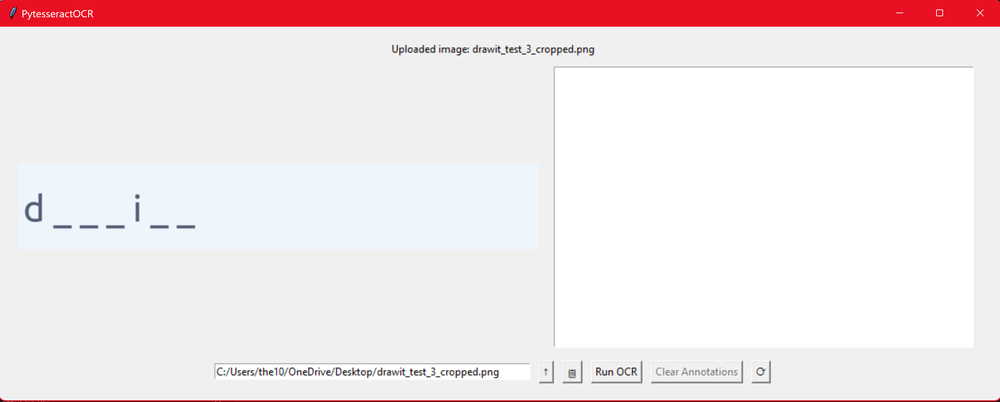
#> input picture feature_testing/prompt_ocr_testing/src/clipboard_image.png, 1000 x 402 px, shrunk from 2881 x 1159 before the run
$ python -i ocr_utils.py   (imports and definitions only)
#> lines starting #> are read from the running program, lines starting #| are printed output that depends on the picture; after the words box and inside, x2 and y2 are one past the last pixel; in counts of white or black regions, pixels touching at a corner belong together
import cv2
import numpy as np
import pytesseract
import os

def detect_underscores_and_letters(image_path):
    # Load the image
#> called with image_path = 'src/clipboard_image.png'
    image = cv2.imread(image_path)
#> image is the input picture: shape (402, 1000, 3); mean B, G, R 230.1, 228.1, 242.1
    if image is None:
        raise FileNotFoundError(f"Could not open or find the image: {image_path}")

    gray = cv2.cvtColor(image, cv2.COLOR_BGR2GRAY)
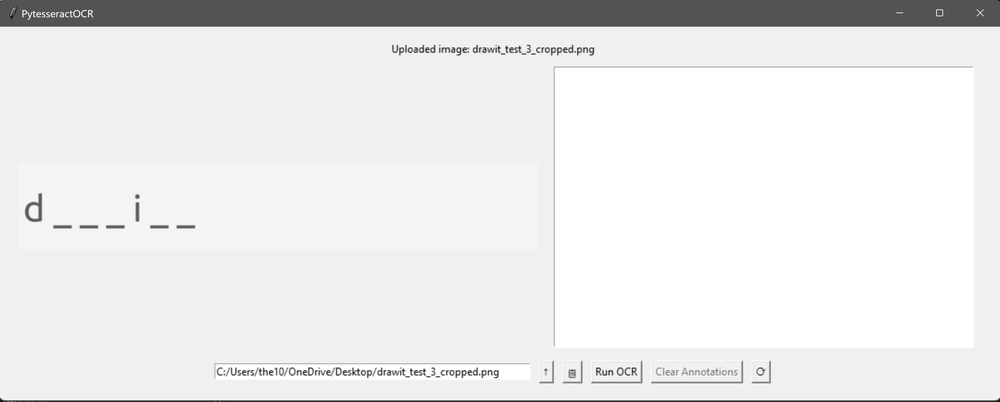
#> gray: shape (402, 1000); min 11, max 255, mean 232.6

    # Apply adaptive thresholding
    binary = cv2.adaptiveThreshold(gray, 255, cv2.ADAPTIVE_THRESH_GAUSSIAN_C,
                                   cv2.THRESH_BINARY_INV, 11, 2)
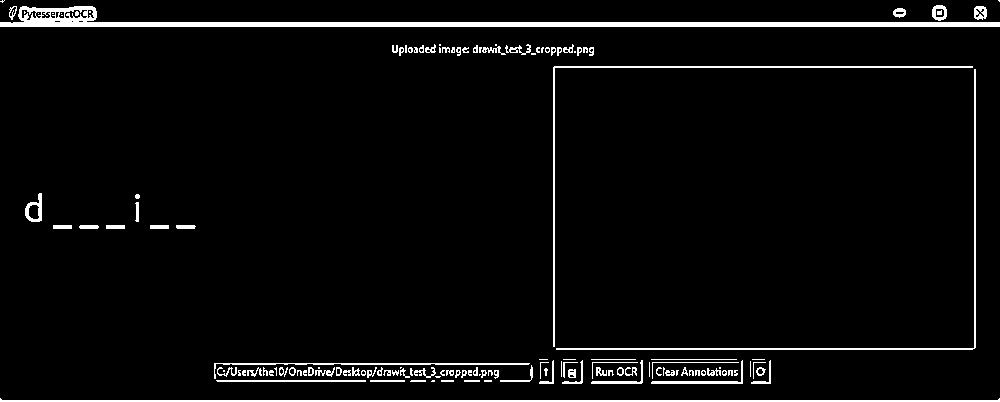
#> binary: shape (402, 1000); 4.2% white; 140 white regions (45 under 20 px), largest, box (x1, y1, x2, y2) and area: (0, 6, 1000, 27) 5804, (0, 398, 1000, 402) 2006, (553, 66, 973, 347) 1397

    # Dilate to combine close contours
    kernel = np.ones((2,2), np.uint8)
    binary = cv2.dilate(binary, kernel, iterations=1)
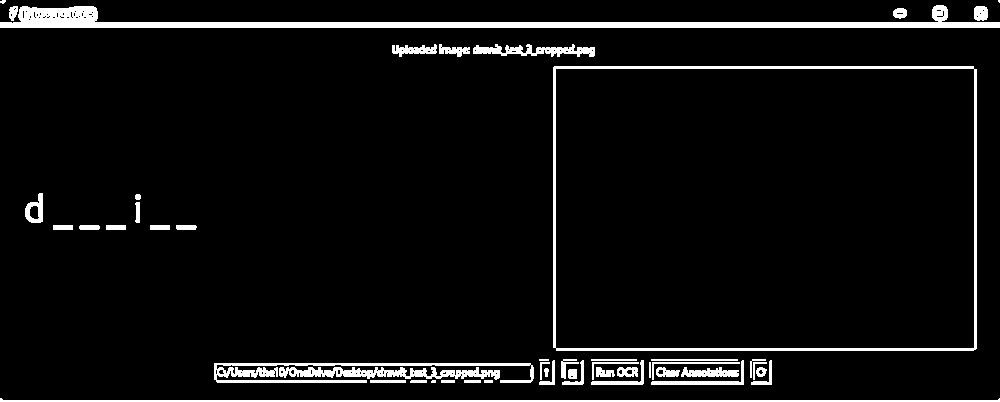
#> binary: shape (402, 1000); 5.8% white; 49 white regions (3 under 20 px)

    # Save the preprocessed image
    preprocessed_image_path = os.path.join(os.path.dirname(os.path.abspath(__file__)), 'src', 'preprocessed.png')
    cv2.imwrite(preprocessed_image_path, binary)

    # Find contours
    contours, _ = cv2.findContours(binary, cv2.RETR_EXTERNAL, cv2.CHAIN_APPROX_SIMPLE)
#> contours = 49 contours, 6 with area under 20; largest, box (x1, y1, x2, y2) and area: (553, 66, 977, 351) 120112, (0, 5, 1000, 28) 6356, (214, 363, 534, 383) 1376, (279, 367, 500, 380) 1270, (0, 398, 1000, 402) 1005

    detected_elements = []
    recognized_text = ""

    # Iterate over contours to detect underscores and letters
    for contour in contours:
        x, y, w, h = cv2.boundingRect(contour)
        aspect_ratio = w / float(h)

        if aspect_ratio > 3 and h < 20:  # Improved underscore detection
            detected_elements.append((x, y, w, h, '_', 100))  # Assume 100% confidence for underscores
            recognized_text += "_"
        else:
            # Combine close vertical contours
            close_contours = [contour]
            for other_contour in contours:
                if other_contour is not contour:
                    ox, oy, ow, oh = cv2.boundingRect(other_contour)
                    if abs(ox - x) < w and abs(oy - (y + h)) < 20:  # Adjust the vertical threshold as needed
                        close_contours.append(other_contour)

            # Create a combined bounding box for close contours
            combined_x, combined_y, combined_w, combined_h = cv2.boundingRect(np.vstack(close_contours))
            padding = 10
            combined_x, combined_y, combined_w, combined_h = max(0, combined_x-padding), max(0, combined_y-padding), combined_w+2*padding, combined_h+2*padding
            roi = gray[combined_y:combined_y+combined_h, combined_x:combined_x+combined_w]

            # Additional preprocessing on ROI
            roi = cv2.GaussianBlur(roi, (3, 3), 0)
            _, roi = cv2.threshold(roi, 0, 255, cv2.THRESH_BINARY + cv2.THRESH_OTSU)

            # Use image_to_data to get detailed OCR results including confidence
            config = '--psm 8'  # Single word mode for better character recognition
            data = pytesseract.image_to_data(roi, config=config, output_type=pytesseract.Output.DICT)
            text = ""
            confidence = 0
            n_boxes = len(data['text'])
            for i in range(n_boxes):
                if int(data['conf'][i]) > 0:  # Filter out negative confidences
                    text += data['text'][i]
                    confidence += int(data['conf'][i])

            if text.strip() and confidence / len(text) > 50:  # Only keep text with average confidence above 50
                avg_conf = confidence / len(text)
                detected_elements.append((combined_x, combined_y, combined_w, combined_h, text.strip(), avg_conf))
                recognized_text += text.strip()
#> this loop made 2 passes
#> (x, y, w, h, aspect_ratio, combined_x, combined_y) on pass 2: (484, 380, 9, 3, 3, 474, 370)
#> (x, y, w, h, aspect_ratio, recognized_text) on pass 1: (0, 398, 1000, 4, 250, '_')
#> pass 2, in detect_underscores_and_letters, `roi = gray[combined_y:combined_y+combined_h, combined_x:combined_x+com..`:
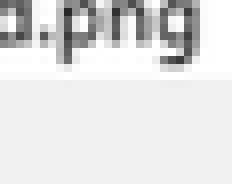
#> roi: shape (23, 29) (shown 8 times larger); min 41, max 255, mean 224.1
#> pass 2, in detect_underscores_and_letters, `roi = cv2.GaussianBlur(roi, (3, 3), 0)`:
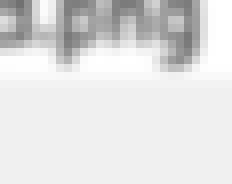
#> roi: shape (23, 29) (shown 8 times larger); min 113, max 255, mean 224.1
#> pass 2, in detect_underscores_and_letters, `_, roi = cv2.threshold(roi, 0, 255, cv2.THRESH_BINARY + cv2.THRESH_OTSU)`:
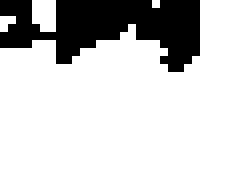
#> roi: shape (23, 29) (shown 8 times larger); 79.6% white; 1 black region, box (x1, y1, x2, y2) and area: (0, 0, 25, 9) 136
#> after the loop, detected_elements = [(0, 398, 1000, 4, '_', 100)]

    # Sort detected elements by x-coordinate
    detected_elements.sort(key=lambda elem: elem[0])

    # Filter out false positives for 'I'
    filtered_elements = []
    for elem in detected_elements:
        if elem[4] == 'I' and elem[3] > elem[2]:  # Remove if height is greater than width (likely a false I)
            continue
        filtered_elements.append(elem)

    # Construct the recognized text in order
    recognized_text = "".join([elem[4] for elem in filtered_elements])

    # Draw detected elements on the image
    for (x, y, w, h, elem, conf) in filtered_elements:
        if elem != 'I' and elem != '.':  # Avoid drawing uppercase I or period if it overlaps with lowercase i
            cv2.rectangle(image, (x, y), (x + w, y + h), (0, 255, 0), 2)
            cv2.putText(image, elem, (x, y - 10), cv2.FONT_HERSHEY_SIMPLEX, 0.5, (255, 0, 0), 2)

    # Save the result image to be displayed in the GUI
    result_image_path = os.path.join(os.path.dirname(os.path.abspath(__file__)), 'src', 'result_with_confidence.png')
    cv2.imwrite(result_image_path, image)

    return filtered_elements, recognized_text, result_image_path, preprocessed_image_path, image_path

#> (the run stopped early here; a loop or call above may not have finished)
